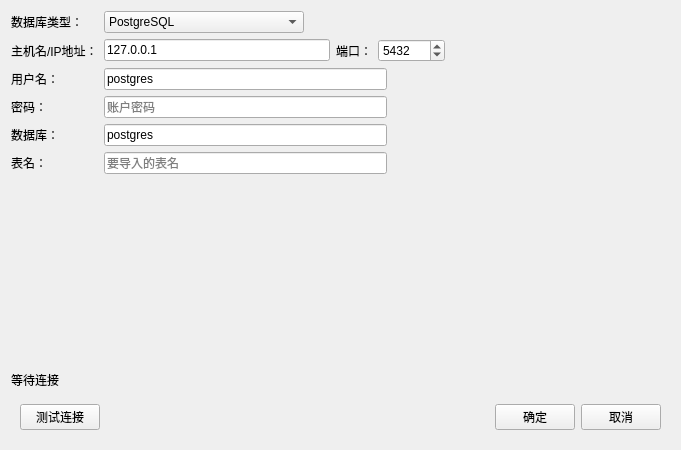
<?xml version="1.0" encoding="UTF-8"?>
<ui version="4.0">
 <class>Form</class>
 <widget class="QWidget" name="Form">
  <property name="geometry">
   <rect>
    <x>0</x>
    <y>0</y>
    <width>681</width>
    <height>450</height>
   </rect>
  </property>
  <property name="minimumSize">
   <size>
    <width>500</width>
    <height>400</height>
   </size>
  </property>
  <property name="maximumSize">
   <size>
    <width>16777215</width>
    <height>16777215</height>
   </size>
  </property>
  <property name="windowTitle">
   <string>从数据库导入</string>
  </property>
  <property name="windowIcon">
   <iconset resource="../pyqtsource.qrc">
    <normaloff>:/color/theme/default/icons/postgresql.svg</normaloff>:/color/theme/default/icons/postgresql.svg</iconset>
  </property>
  <layout class="QVBoxLayout" name="verticalLayout">
   <item>
    <layout class="QFormLayout" name="formLayout">
     <item row="0" column="0">
      <widget class="QLabel" name="label_nettype">
       <property name="text">
        <string>数据库类型：</string>
       </property>
      </widget>
     </item>
     <item row="0" column="1">
      <layout class="QHBoxLayout" name="horizontalLayout_8">
       <item>
        <widget class="QComboBox" name="comboBox_database">
         <property name="minimumSize">
          <size>
           <width>200</width>
           <height>0</height>
          </size>
         </property>
         <item>
          <property name="text">
           <string>PostgreSQL</string>
          </property>
         </item>
        </widget>
       </item>
       <item>
        <spacer name="horizontalSpacer_8">
         <property name="orientation">
          <enum>Qt::Horizontal</enum>
         </property>
         <property name="sizeHint" stdset="0">
          <size>
           <width>40</width>
           <height>20</height>
          </size>
         </property>
        </spacer>
       </item>
      </layout>
     </item>
     <item row="2" column="0">
      <widget class="QLabel" name="label_username">
       <property name="text">
        <string>用户名：</string>
       </property>
      </widget>
     </item>
     <item row="2" column="1">
      <layout class="QHBoxLayout" name="horizontalLayout_7">
       <item>
        <widget class="QLineEdit" name="lineEdit_user">
         <property name="inputMask">
          <string/>
         </property>
         <property name="text">
          <string>postgres</string>
         </property>
         <property name="placeholderText">
          <string>账户名称</string>
         </property>
        </widget>
       </item>
       <item>
        <spacer name="horizontalSpacer_7">
         <property name="orientation">
          <enum>Qt::Horizontal</enum>
         </property>
         <property name="sizeHint" stdset="0">
          <size>
           <width>40</width>
           <height>20</height>
          </size>
         </property>
        </spacer>
       </item>
      </layout>
     </item>
     <item row="3" column="0">
      <widget class="QLabel" name="label_password">
       <property name="text">
        <string>密码：</string>
       </property>
      </widget>
     </item>
     <item row="3" column="1">
      <layout class="QHBoxLayout" name="horizontalLayout_6">
       <item>
        <widget class="PasswordEdit" name="lineEdit_passwd">
         <property name="placeholderText">
          <string>账户密码</string>
         </property>
        </widget>
       </item>
       <item>
        <spacer name="horizontalSpacer_6">
         <property name="orientation">
          <enum>Qt::Horizontal</enum>
         </property>
         <property name="sizeHint" stdset="0">
          <size>
           <width>40</width>
           <height>20</height>
          </size>
         </property>
        </spacer>
       </item>
      </layout>
     </item>
     <item row="7" column="1">
      <spacer name="verticalSpacer">
       <property name="orientation">
        <enum>Qt::Vertical</enum>
       </property>
       <property name="sizeHint" stdset="0">
        <size>
         <width>20</width>
         <height>40</height>
        </size>
       </property>
      </spacer>
     </item>
     <item row="1" column="0">
      <widget class="QLabel" name="label_ip">
       <property name="text">
        <string>主机名/IP地址：</string>
       </property>
      </widget>
     </item>
     <item row="1" column="1">
      <layout class="QHBoxLayout" name="horizontalLayout_4">
       <item>
        <widget class="QLineEdit" name="lineEdit_host">
         <property name="text">
          <string>127.0.0.1</string>
         </property>
         <property name="placeholderText">
          <string>数据库地址</string>
         </property>
        </widget>
       </item>
       <item>
        <widget class="QLabel" name="label_port">
         <property name="text">
          <string>端口：</string>
         </property>
        </widget>
       </item>
       <item>
        <widget class="QSpinBox" name="spinBox_port">
         <property name="maximum">
          <number>999999</number>
         </property>
         <property name="value">
          <number>5432</number>
         </property>
        </widget>
       </item>
       <item>
        <spacer name="horizontalSpacer_4">
         <property name="orientation">
          <enum>Qt::Horizontal</enum>
         </property>
         <property name="sizeHint" stdset="0">
          <size>
           <width>40</width>
           <height>20</height>
          </size>
         </property>
        </spacer>
       </item>
      </layout>
     </item>
     <item row="4" column="0">
      <widget class="QLabel" name="label_database">
       <property name="text">
        <string>数据库：</string>
       </property>
      </widget>
     </item>
     <item row="4" column="1">
      <layout class="QHBoxLayout" name="horizontalLayout_3">
       <item>
        <widget class="QLineEdit" name="lineEdit_db">
         <property name="text">
          <string>postgres</string>
         </property>
         <property name="placeholderText">
          <string>数据库名</string>
         </property>
        </widget>
       </item>
       <item>
        <spacer name="horizontalSpacer_3">
         <property name="orientation">
          <enum>Qt::Horizontal</enum>
         </property>
         <property name="sizeHint" stdset="0">
          <size>
           <width>40</width>
           <height>20</height>
          </size>
         </property>
        </spacer>
       </item>
      </layout>
     </item>
     <item row="5" column="0">
      <widget class="QLabel" name="label_database_2">
       <property name="text">
        <string>表名：</string>
       </property>
      </widget>
     </item>
     <item row="5" column="1">
      <layout class="QHBoxLayout" name="horizontalLayout_2">
       <item>
        <widget class="QLineEdit" name="lineEdit_table">
         <property name="text">
          <string/>
         </property>
         <property name="placeholderText">
          <string>要导入的表名</string>
         </property>
        </widget>
       </item>
       <item>
        <spacer name="horizontalSpacer_2">
         <property name="orientation">
          <enum>Qt::Horizontal</enum>
         </property>
         <property name="sizeHint" stdset="0">
          <size>
           <width>40</width>
           <height>20</height>
          </size>
         </property>
        </spacer>
       </item>
      </layout>
     </item>
    </layout>
   </item>
   <item>
    <widget class="QLabel" name="label_test">
     <property name="text">
      <string>等待连接</string>
     </property>
    </widget>
   </item>
   <item>
    <widget class="QWidget" name="widget" native="true">
     <property name="maximumSize">
      <size>
       <width>16777215</width>
       <height>50</height>
      </size>
     </property>
     <layout class="QVBoxLayout" name="verticalLayout_2">
      <item>
       <layout class="QHBoxLayout" name="horizontalLayout">
        <item>
         <widget class="QPushButton" name="pushButton_test">
          <property name="text">
           <string>测试连接</string>
          </property>
         </widget>
        </item>
        <item>
         <spacer name="horizontalSpacer">
          <property name="orientation">
           <enum>Qt::Horizontal</enum>
          </property>
          <property name="sizeHint" stdset="0">
           <size>
            <width>40</width>
            <height>20</height>
           </size>
          </property>
         </spacer>
        </item>
        <item>
         <widget class="QPushButton" name="pushButton_ok">
          <property name="text">
           <string>确定</string>
          </property>
         </widget>
        </item>
        <item>
         <widget class="QPushButton" name="pushButton_cancel">
          <property name="text">
           <string>取消</string>
          </property>
         </widget>
        </item>
       </layout>
      </item>
     </layout>
    </widget>
   </item>
  </layout>
 </widget>
 <customwidgets>
  <customwidget>
   <class>PasswordEdit</class>
   <extends>QLineEdit</extends>
   <header location="global">.password</header>
  </customwidget>
 </customwidgets>
 <resources>
  <include location="../pyqtsource.qrc"/>
 </resources>
 <connections/>
</ui>
